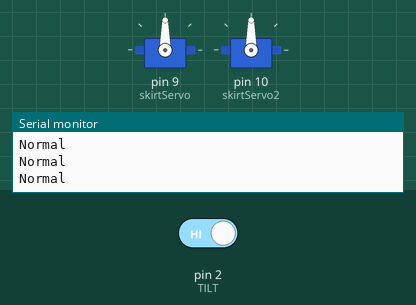
A sketch run on a simulated Arduino Uno, built with avr-gcc and run on an emulated ATmega328P. Shown: 2 × servo, the last lines printed to the serial monitor. The test bench sets the inputs (shaded band); at power-on: pin 2 (TILT) HIGH.

Above: at 1.8 s.
1.9 s: pin 2 (TILT) driven LOW
At 3.2 s:
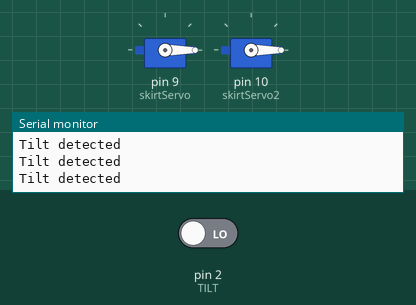
3.5 s: pin 2 (TILT) driven HIGH
At 4.4 s:
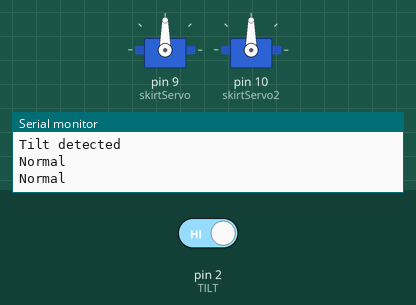
Timing chart, 0 to 6.5 s (numbered marks = the images above; inputs shaded):
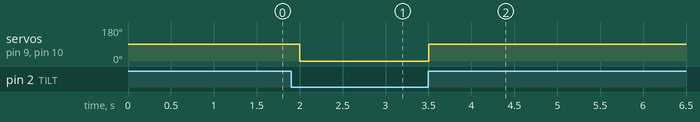

The sketch:

KineticWearable.ino
```cpp
#include <Servo.h>
#define TILT 2  // pin 2 for the tilt


Servo skirtServo;   //servo for the left side
Servo skirtServo2;  // servo for the right side
int openPosition = 0;
int closePosition = 90;
void setup() {
 // put your setup code here, to run once:


 Serial.begin(9600);
 Serial.println("Tilt test");
 skirtServo.attach(9);              //servo is attached to digital pin 9
 skirtServo2.attach(10);            // servo2 is attached to digital pin 10
 skirtServo.write(closePosition);   // the skirt is first positioned down
 skirtServo2.write(closePosition);  // skirt is first positioned down
 pinMode(TILT, INPUT);
}


void loop() {
 // put your main code here, to run repeatedly:
 int TiltSensed = digitalRead(TILT);  //reads the value of the tilt sensor


 if (TiltSensed == 0) {              //value equals zero, do the following
   skirtServo.write(openPosition);   //output: servo moves to "0" degrees
   skirtServo2.write(openPosition);  //output: servo2 moves according to "0" degrees
   Serial.println("Tilt detected");
 } else {                             // value equals one, do the following
   skirtServo.write(closePosition);   //output: servo moves to "90" degrees
   skirtServo2.write(closePosition);  //output: servo2 moves to "90" degrees
   Serial.println("Normal");
 }
 delay(500);  //delays the respone time
}
```

Measured:
- after the input at 1.9 s, servo on pin 9 (skirtServo), servo on pin 10 (skirtServo2): 90° → 0° after 0.10 s
- after the input at 3.5 s, servo on pin 9 (skirtServo), servo on pin 10 (skirtServo2): 0° → 90° at once
